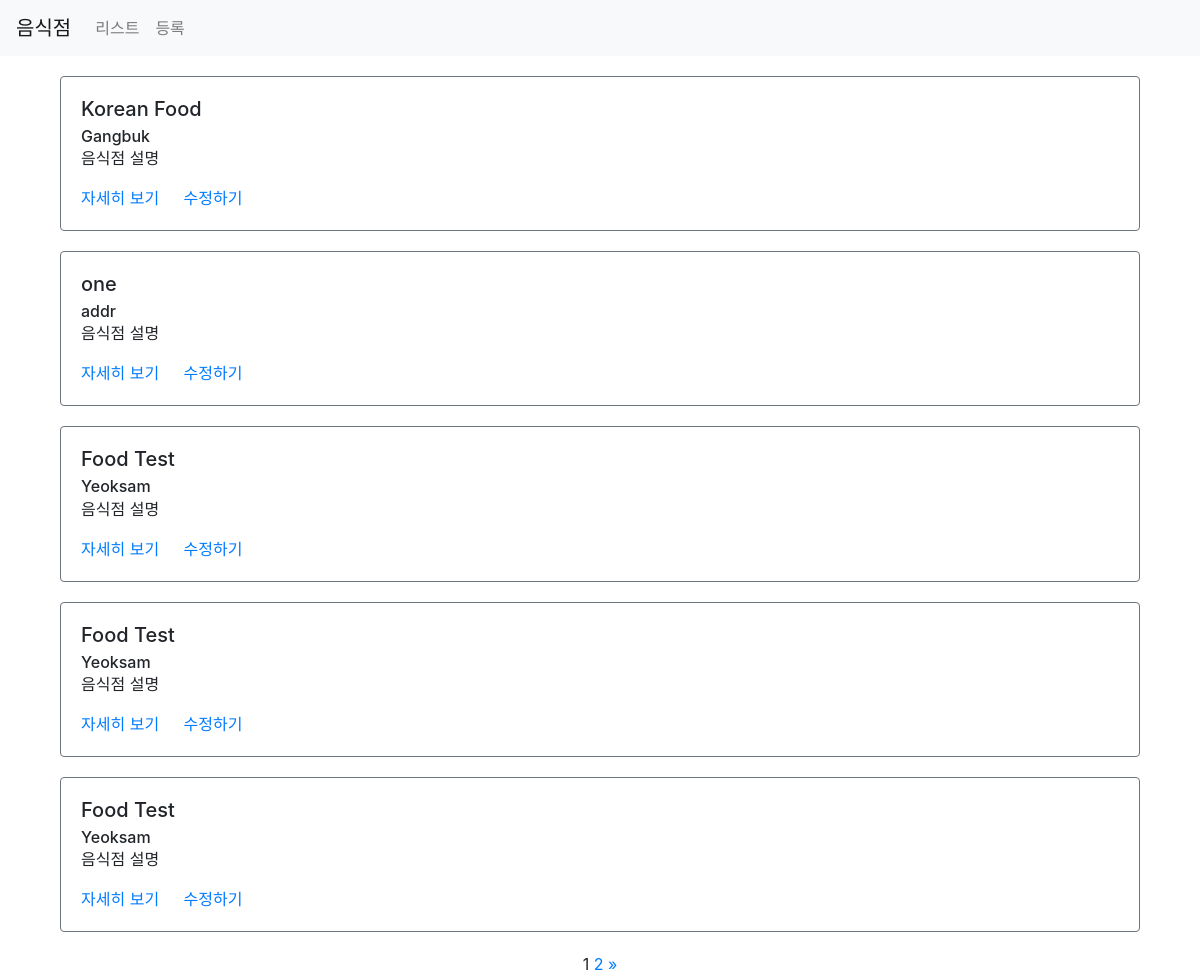
Screenshot of /third/list/ with the database file from the repository.
### third/models.py (models this page shows)
class Restaurant(models.Model):
    name = models.CharField(max_length=30)
    address = models.CharField(max_length=200)
    created_at = models.DateTimeField(auto_now_add=True)
    updated_at = models.DateTimeField(auto_now=True)

### third/views.py (the view)
# urls.py: path('list/', views.list, name='list'),
def list(request):
    restaurants = Restaurant.objects.all()
    paginator = Paginator(restaurants, 5)
    page = request.GET.get('page')
    items = paginator.get_page(page)
    context = {
        'restaurants': items
    }
    return render(request, 'third/list.html', context)

### third/templates/third/list.html (shortened to what this page needs)
{% extends 'third/base.html' %}
{% load static %}
{% block content %}
<div class="container">
    {% for item in restaurants%}
    <div class="row restaurant-item" style="margin:20px auto;">
        <div class="col-sm-12">
            <div class="card border-secondary">
                <div class="card-body">
                    <h5 class="card-title">{{ item.name }}</h5>
                    <h6 class="card-subtitle">{{ item.address }}</h6>
                    <p class="card-text">음식점 설명</p>
                    <a href="#" class="card-link">자세히 보기</a>
                    <a href="#" class="card-link">수정하기</a>
                </div>
            </div>
        </div>
    </div>
    {% endfor %}
    <div class="row">
        <div class="col-sm-12 text-center">
            <div class="pagination">
                <span class="step-links text-center" style="width:100%;">
                        <span class="current">
                            {{ restaurants.number }}
                        </span>
                    {% if restaurants.has_next %}
                        <a href="?page={{ restaurants.next_page_number }}">{{ restaurants.next_page_number }}</a>
                        <a href="?page={{ restaurants.paginator.num_pages }}">&raquo;</a>
                    {% endif %}
                </span>
            </div>
        </div>
    </div>
</div>
{% endblock %}

### rows the page displays
Restaurant: name "Korean Food", address "Gangbuk"
Restaurant: name "one", address "addr"
Restaurant: name "Food Test", address "Yeoksam"
Restaurant: name "Food Test", address "Yeoksam"
Restaurant: name "Food Test", address "Yeoksam"

### other values shown
{{ restaurants.number }} "1"
{{ restaurants.next_page_number }} "2"
